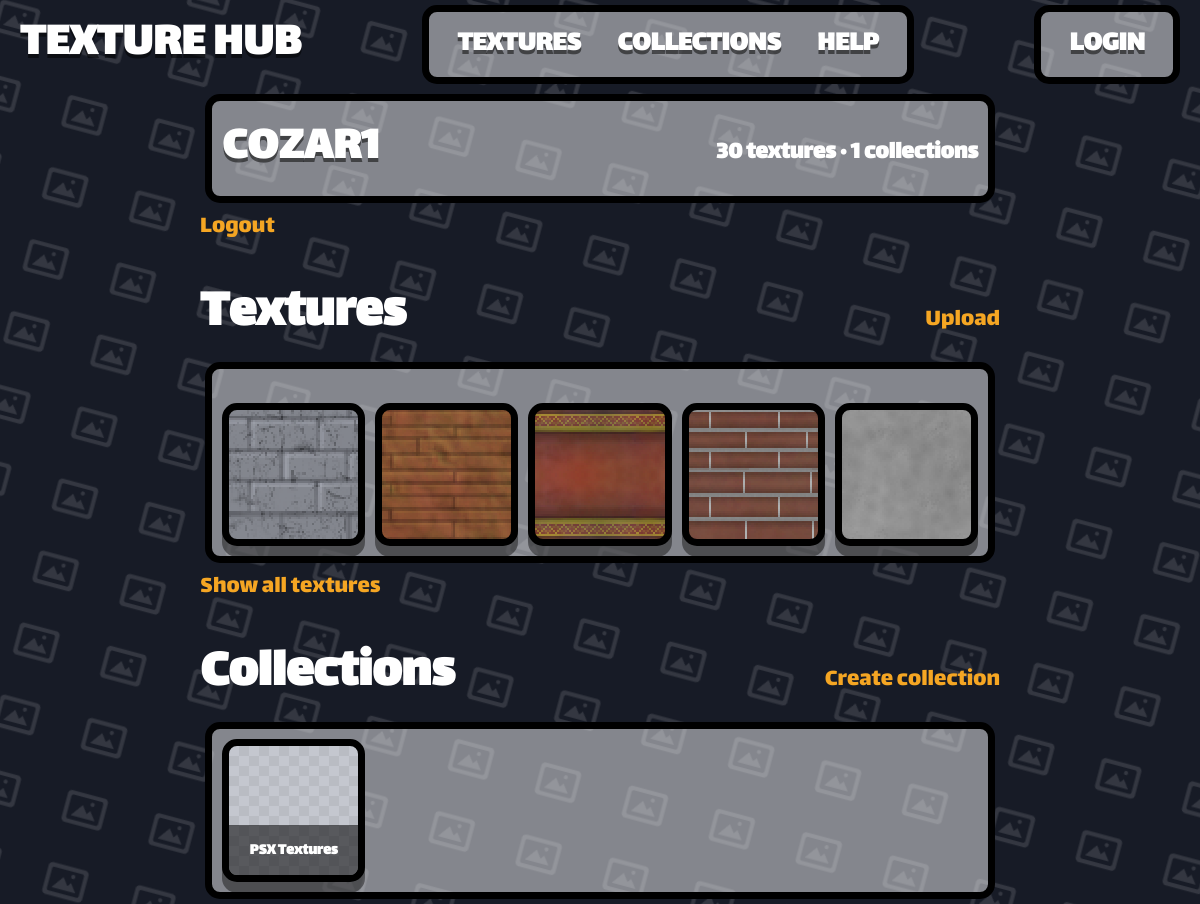
/user/cozar1, run on an earlier commit of the app's database.
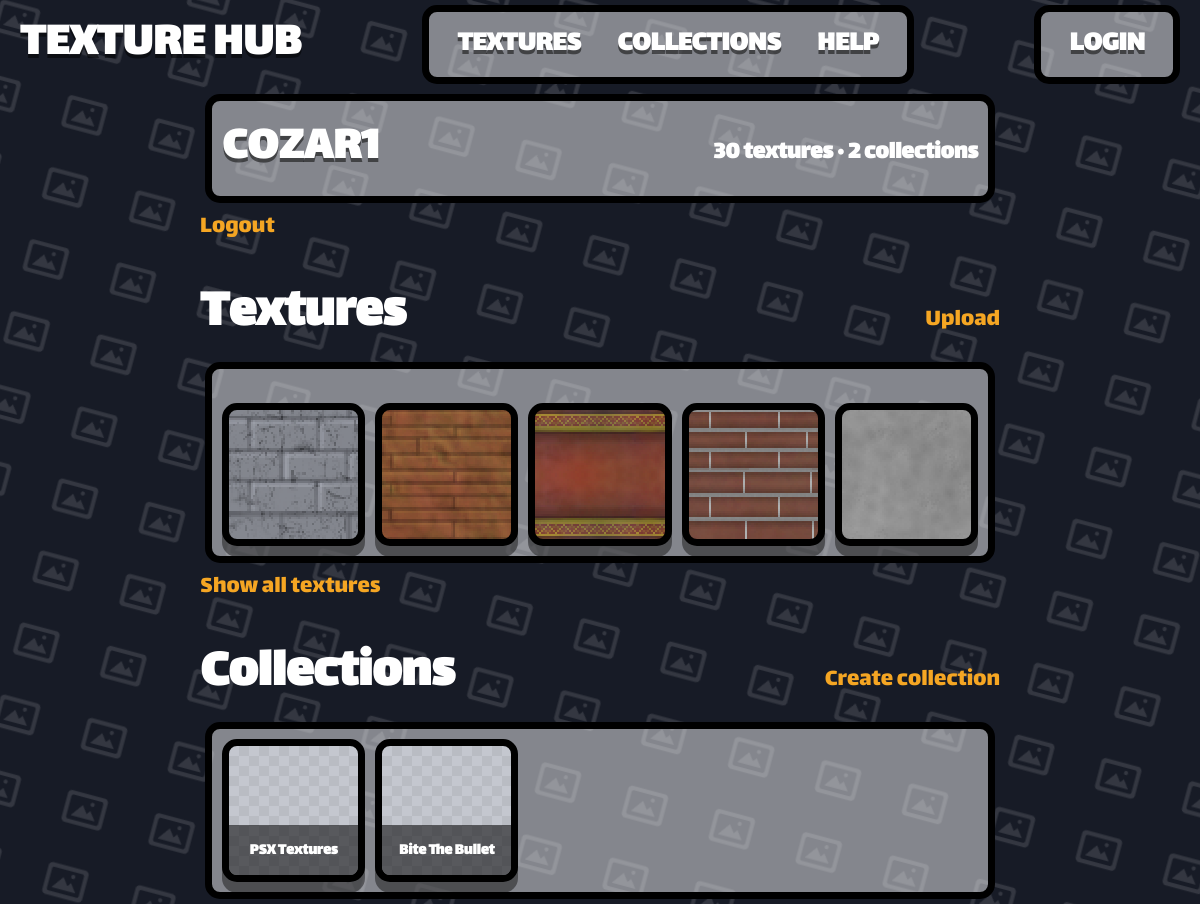
And on a later commit of the database.
### app.py (models this page shows)
class User(db.Model):
    __tablename__ = 'User'
    user_id = db.Column(db.Integer, primary_key=True)
    user_name = db.Column(db.String(80), unique=True, nullable=False)
    user_password = db.Column(db.String(120), nullable=False)
    user_rating = db.Column(db.Integer, default=0)

class Texture(db.Model):
    __tablename__ = 'Texture'
    texture_id = db.Column(db.Integer, primary_key=True)
    texture_name = db.Column(db.String(80), unique=True, nullable=False)
    texture_address = db.Column(db.String(120), nullable=False)
    texture_user_id = db.Column(db.Integer, default=0)
    texture_tags = db.Column(db.String(200), nullable=True)

class Collection(db.Model):
    __tablename__ = 'Collection'
    collection_id = db.Column(db.Integer, primary_key=True)
    collection_name = db.Column(db.String(80), unique=True, nullable=False)
    collection_user_id = db.Column(db.String(120), nullable=False)
    collection_rating = db.Column(db.Integer, default=0)

### app.py (the view)
@app.route('/user/<username>')
def user_profile(username):
    profile_user = User.query.filter_by(user_name=username).first()
    if profile_user is None:
        abort(404)
    textures = Texture.query.filter_by(texture_user_id=profile_user.user_id).all()
    collections = Collection.query.filter_by(collection_user_id = profile_user.user_id).all()
    return render_template(
        'user.html',
        user=get_current_user(),
        profile_user=profile_user,
        follower_count=367,
        joined_display='1/05/2026',
        texture_count_display='3,546',
        collection_count_display='742',
        texture_more_total=13357,
        collection_more_total=13357,
        textures=textures,
        collections=collections,
        owner = profile_user == get_current_user()
    )

### app.py (called while the page is built)
def get_current_user():
    user_id = session.get('user_id')
    if user_id is None:
        return None
    return User.query.get(user_id)

@app.template_filter('texture_url')
def texture_image_url(address):
    if not address:
        return DEFAULT_TEXTURE_URL
    addr = str(address).strip().replace('\\', '/')
    if addr.startswith('/static/images/'):
        rel = addr[len('/static/images/') :]
    elif addr.startswith('static/images/'):
        rel = addr[len('static/images/') :]
    else:
        rel = os.path.basename(addr)
    rel = os.path.basename(rel)
    if not rel or rel.startswith('.'):
        return DEFAULT_TEXTURE_URL
    full = os.path.join(STATIC_IMAGES_DIR, rel)
    if os.path.isfile(full):
        return f'/static/images/{rel}'
    return DEFAULT_TEXTURE_URL

### templates/user.html (shortened to what this page needs)
{% extends "template.html" %}
{% block content %}
<div>
    <div class="container">
        <div class="th-detail-title-row">
            <h1 class="th-detail-title">{{ profile_user.user_name }}</h1>
            <div class="th-detail-author">{{ textures|length }} textures · {{ collections|length }} collections</div>
        </div>
    </div>
        <a href="/logout" class="th-user-option" type="submit">Logout</a>
    <div class="th-textures-header" style="margin-top: 24px;">
        <h1>Textures</h1>
        <a class="th-user-option" href="/upload">Upload</a>
    </div>
    <div class="container">
    <div class="th-texture-grid" style="margin-top: 24px;">
        {% for item in textures[:5] %}
        {% include "texture_template.html" %}
        {% endfor %}
    </div>
    </div>
    <a class="th-user-option" href="/0?user={{ profile_user.user_name | urlencode }}">Show all textures</a>
    <div class="th-textures-header" style="margin-top: 24px;">
        <h1>Collections</h1>
        <a class="th-user-option" href="/create_collection">Create collection</a>
    </div>
    <div class="container">
    <div class="th-texture-grid">
        {% for item in collections[:5] %}
        {% include "collection_template.html" %}
        {% endfor %}
    </div>
    </div>
</div>
{% endblock %}

### templates/template.html (shortened to what this page needs)
<!DOCTYPE html>
<html lang="en">
<head>
    <link rel="stylesheet" href="https://cdnjs.cloudflare.com/ajax/libs/font-awesome/6.5.2/css/all.min.css">
    <link rel="stylesheet" href="/static/style.css">
</head>
<body class="th-body">
    {% if request.endpoint not in ('login', 'signup') %}
    <header class="th-navbar">
        <a href="/" class="th-brand">TEXTURE HUB</a>
        <div class="container">
            <ul class="th-nav-links">
                <li><a href="/0" class="th-nav-link {% if request.path == '/' %}is-active{% endif %}">TEXTURES</a></li>
                <li><a href="/1" class="th-nav-link {% if request.path == '/collections' %}is-active{% endif %}">COLLECTIONS</a></li>
                <li><a href="/1" class="th-nav-link {% if request.path == '/collections' %}is-active{% endif %}">HELP</a></li>
            </ul>
        </div>
        <div class="container">
            <ul class="th-nav-links">
                {% if user %}
                    <li><a class="th-nav-link" href="/user/{{ user.user_name }}">{{ user.user_name }}</a></li>
                {% else %}
                    <li><a href="/login" class="th-nav-link {% if request.path == '/' %}is-active{% endif %}">Login</a></li>
                {% endif %}
            </ul>
        </div>
    </header>
    {% endif %}
    <main class="th-page">
        {% block content %}
        {% endblock %}
    </main>
</body>
</html>

### templates/texture_template.html
<a href="/texture/{{ item.texture_id }}" class="item" style="background-image: url('{{ item.texture_address | texture_url }}'); background-size: cover; background-position: center; background-repeat: no-repeat;">
    <div class="item-thumb"></div>
</a>

### templates/collection_template.html
<a href="/collection/{{ item.collection_id }}" class="item">
    <div class="item-thumb"></div>
    <div class="item-name">{{ item.collection_name }}</div>
</a>

What changed in the data, as far as the page shows it:
added Collection: collection_name "Bite The Bullet"
Also different on the page:
{{ collections|length }}: "1" → "2"
